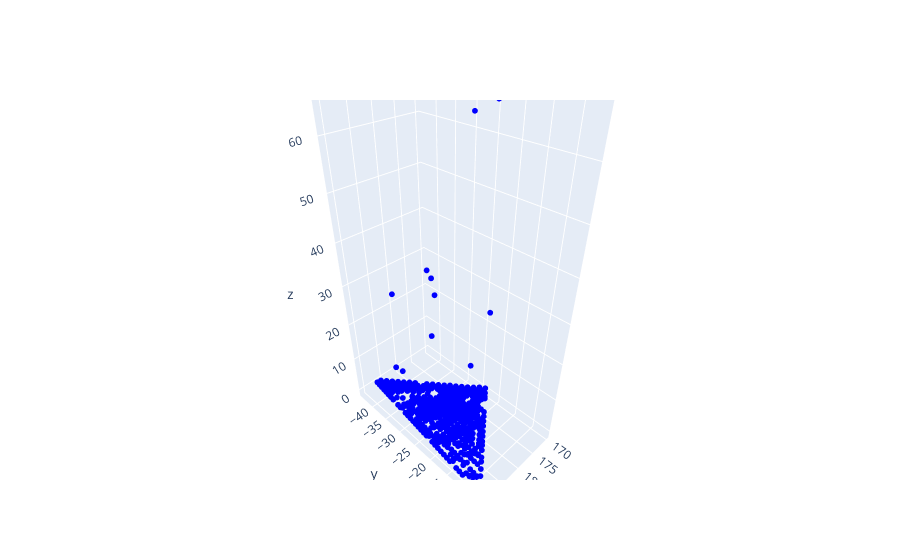

The code cell stored with this chart in its notebook:
### Code cell
# Plot cvs in 3D with plotly
data = pc_plot_trace(cvs, color='blue')
fig = go.Figure(data=data)
fig.show()

### Figure 1 — Plotly figure (JSON) as saved in the notebook; plotly's stock layout.template omitted (floating-point values rounded to 4 significant figures; data arrays with more than 128 entries replaced by an {"elided": "..."} marker saying what was removed)
{"data": [{"marker": {"color": "blue", "size": 2}, "mode": "markers", "type": "scatter3d", "x": {"elided": "380 float values"}, "y": {"elided": "380 float values"}, "z": {"elided": "380 float values"}}], "layout": {}}
